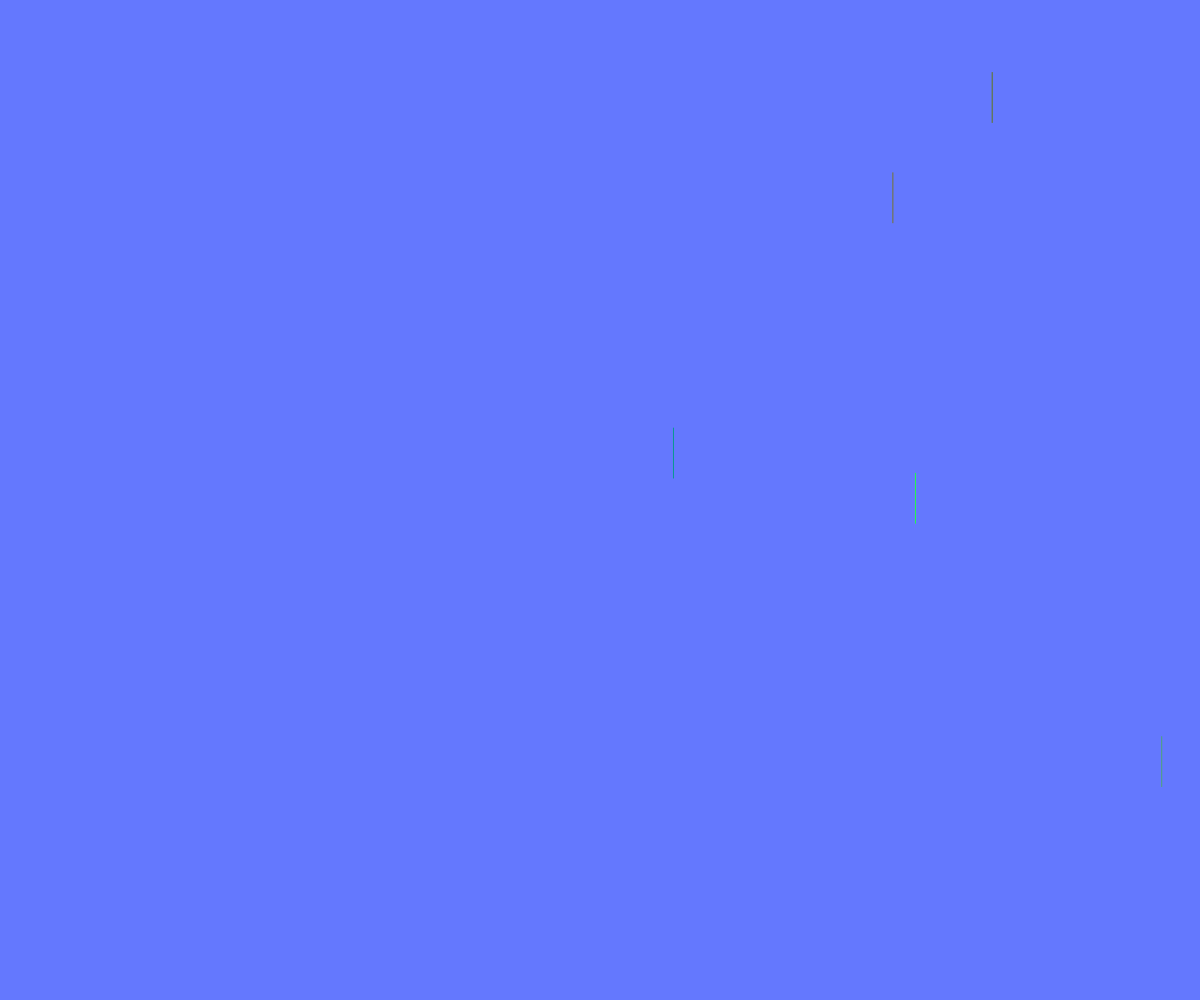
Frame 1 (no input)
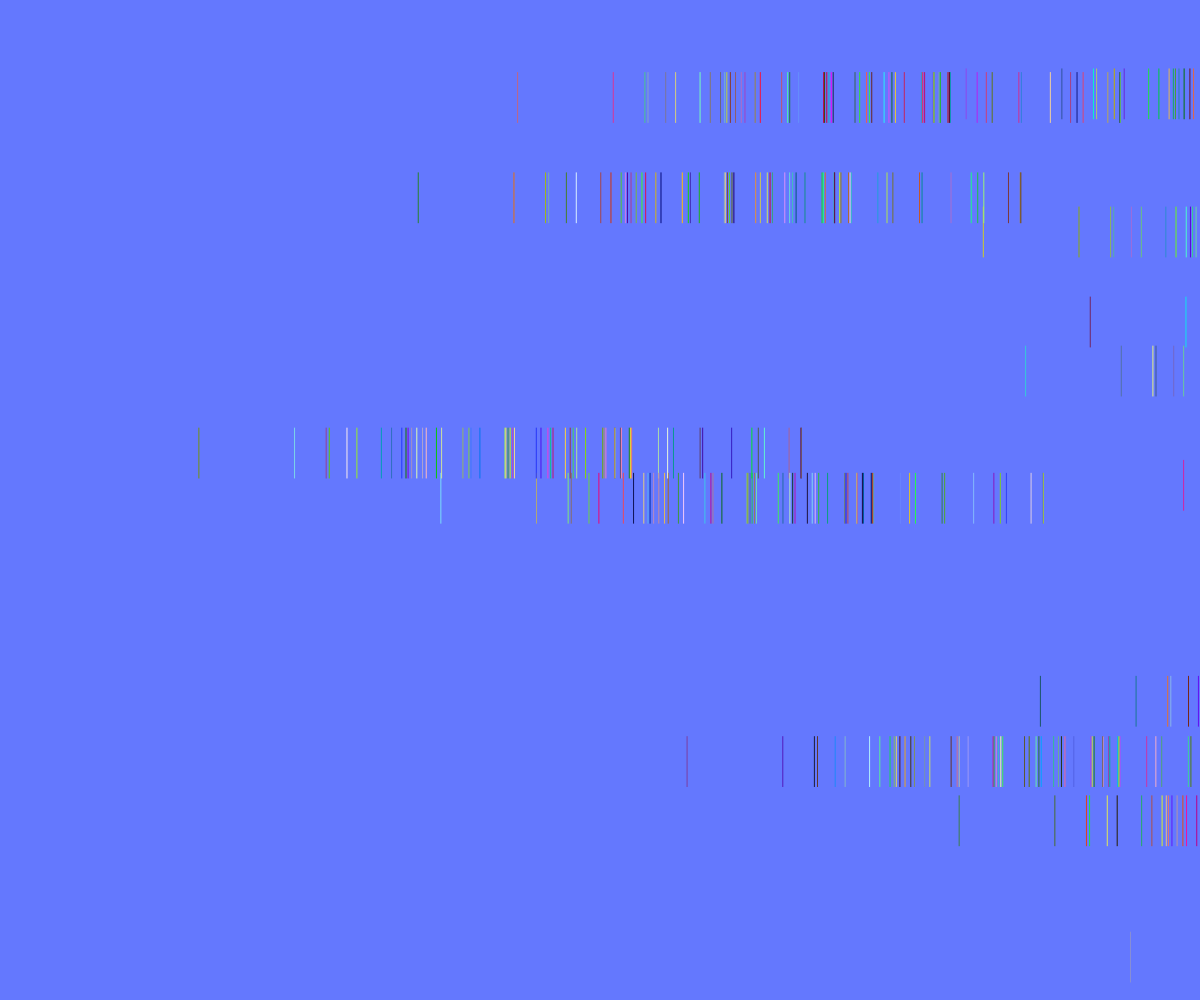
Frame 60 (no input)
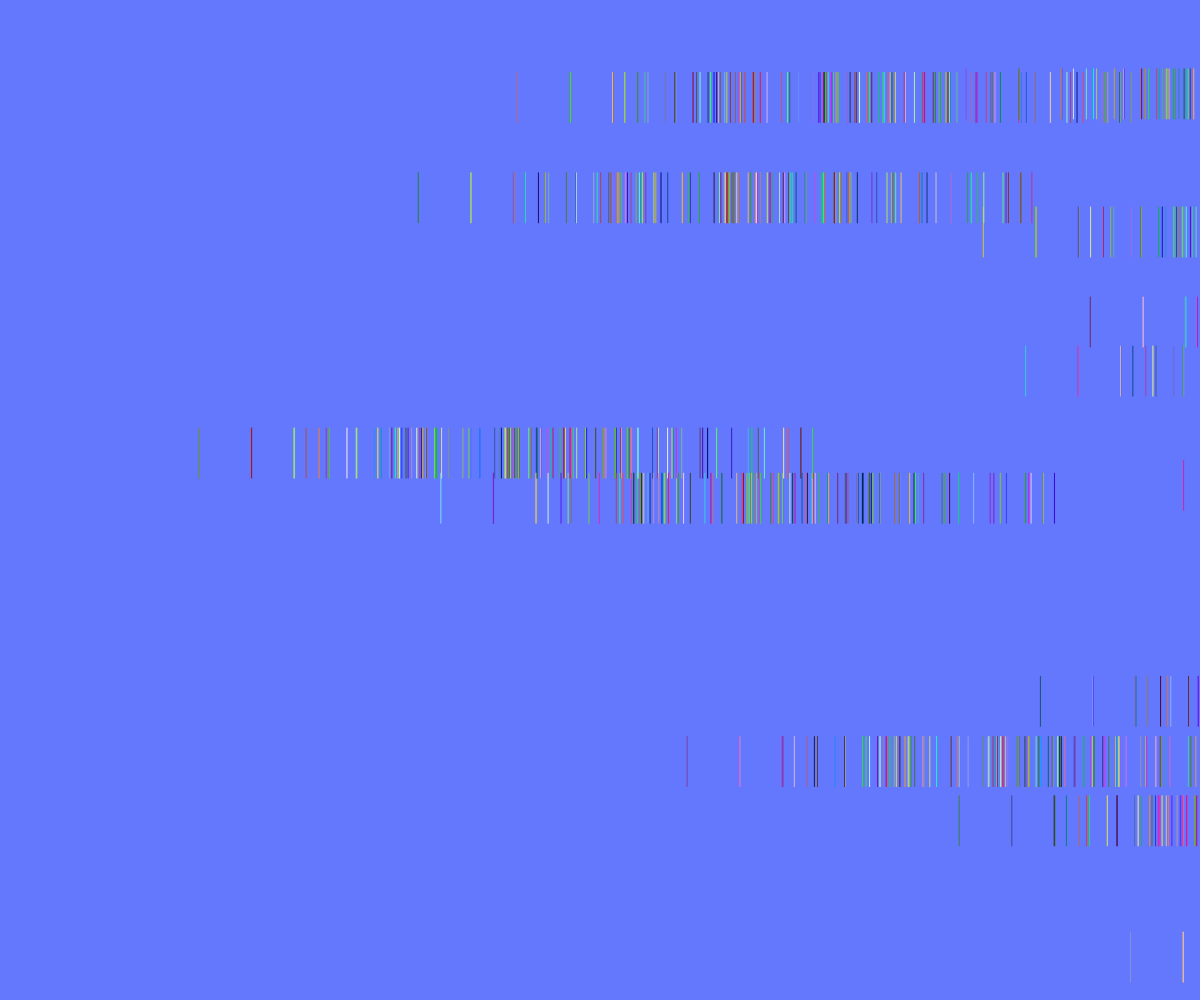
Frame 120 (the mouse pressed at the canvas centre since frame 60)

The p5.js sketch that drew these frames (run headless with seeded random() and noise() and a simulated clock; from frame 60 on, the mouse is pressed at the canvas centre):

// p5.js sketch
// ── sketch.js
var canvas;
let n = 0.0;
let increment = 0.1;
let y = [];
let x = [];

function setup () {
    canvas = createCanvas (windowWidth,windowHeight);
    canvas.position (0,0);
    canvas.style ('z-index', '-1');

    background (100,120,254);

    for(let i = 0; i <20; i++){
      x[i]= random(0,windowWidth);
      y[i]= random(0,windowHeight);

    }
}

function draw () {

  n+=increment;
  for (let i = 0; i<13; i++){
  let pos = noise(n)*1000;
  stroke(random(0,255),random(0,255),random(0,255));

  line(x[i]+pos,y[i],x[i]+pos,y[i]+50);
}
  increment++;
}
